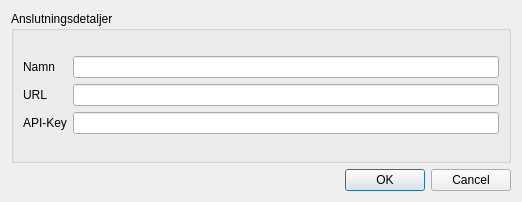
<?xml version="1.0" encoding="UTF-8"?>
<ui version="4.0">
 <class>UmeMapDialogBase</class>
 <widget class="QDialog" name="UmeMapDialogBase">
  <property name="geometry">
   <rect>
    <x>0</x>
    <y>0</y>
    <width>522</width>
    <height>202</height>
   </rect>
  </property>
  <property name="windowTitle">
   <string>Skapa en ny UmeMap-anslutning</string>
  </property>
  <layout class="QVBoxLayout" name="verticalLayout">
   <item>
    <widget class="QGroupBox" name="groupBox">
     <property name="title">
      <string>Anslutningsdetaljer</string>
     </property>
     <layout class="QVBoxLayout" name="verticalLayout_2">
      <item>
       <spacer name="verticalSpacer">
        <property name="orientation">
         <enum>Qt::Vertical</enum>
        </property>
        <property name="sizeHint" stdset="0">
         <size>
          <width>20</width>
          <height>40</height>
         </size>
        </property>
       </spacer>
      </item>
      <item>
       <layout class="QHBoxLayout" name="horizontalLayout_4">
        <item>
         <layout class="QVBoxLayout" name="verticalLayout_5">
          <item>
           <widget class="QLabel" name="label_2">
            <property name="text">
             <string>Namn</string>
            </property>
           </widget>
          </item>
          <item>
           <widget class="QLabel" name="label">
            <property name="text">
             <string>URL</string>
            </property>
           </widget>
          </item>
          <item>
           <widget class="QLabel" name="label_3">
            <property name="text">
             <string>API-Key</string>
            </property>
           </widget>
          </item>
         </layout>
        </item>
        <item>
         <layout class="QVBoxLayout" name="verticalLayout_6">
          <item>
           <widget class="QLineEdit" name="lineEditName"/>
          </item>
          <item>
           <widget class="QLineEdit" name="lineEditURL"/>
          </item>
          <item>
           <widget class="QLineEdit" name="lineEditAPI"/>
          </item>
         </layout>
        </item>
       </layout>
      </item>
      <item>
       <spacer name="verticalSpacer_2">
        <property name="orientation">
         <enum>Qt::Vertical</enum>
        </property>
        <property name="sizeHint" stdset="0">
         <size>
          <width>20</width>
          <height>40</height>
         </size>
        </property>
       </spacer>
      </item>
     </layout>
    </widget>
   </item>
   <item>
    <widget class="QDialogButtonBox" name="button_box">
     <property name="orientation">
      <enum>Qt::Horizontal</enum>
     </property>
     <property name="standardButtons">
      <set>QDialogButtonBox::Cancel|QDialogButtonBox::Ok</set>
     </property>
    </widget>
   </item>
  </layout>
 </widget>
 <resources/>
 <connections>
  <connection>
   <sender>button_box</sender>
   <signal>accepted()</signal>
   <receiver>UmeMapDialogBase</receiver>
   <slot>accept()</slot>
   <hints>
    <hint type="sourcelabel">
     <x>20</x>
     <y>20</y>
    </hint>
    <hint type="destinationlabel">
     <x>20</x>
     <y>20</y>
    </hint>
   </hints>
  </connection>
  <connection>
   <sender>button_box</sender>
   <signal>rejected()</signal>
   <receiver>UmeMapDialogBase</receiver>
   <slot>reject()</slot>
   <hints>
    <hint type="sourcelabel">
     <x>20</x>
     <y>20</y>
    </hint>
    <hint type="destinationlabel">
     <x>20</x>
     <y>20</y>
    </hint>
   </hints>
  </connection>
 </connections>
</ui>
